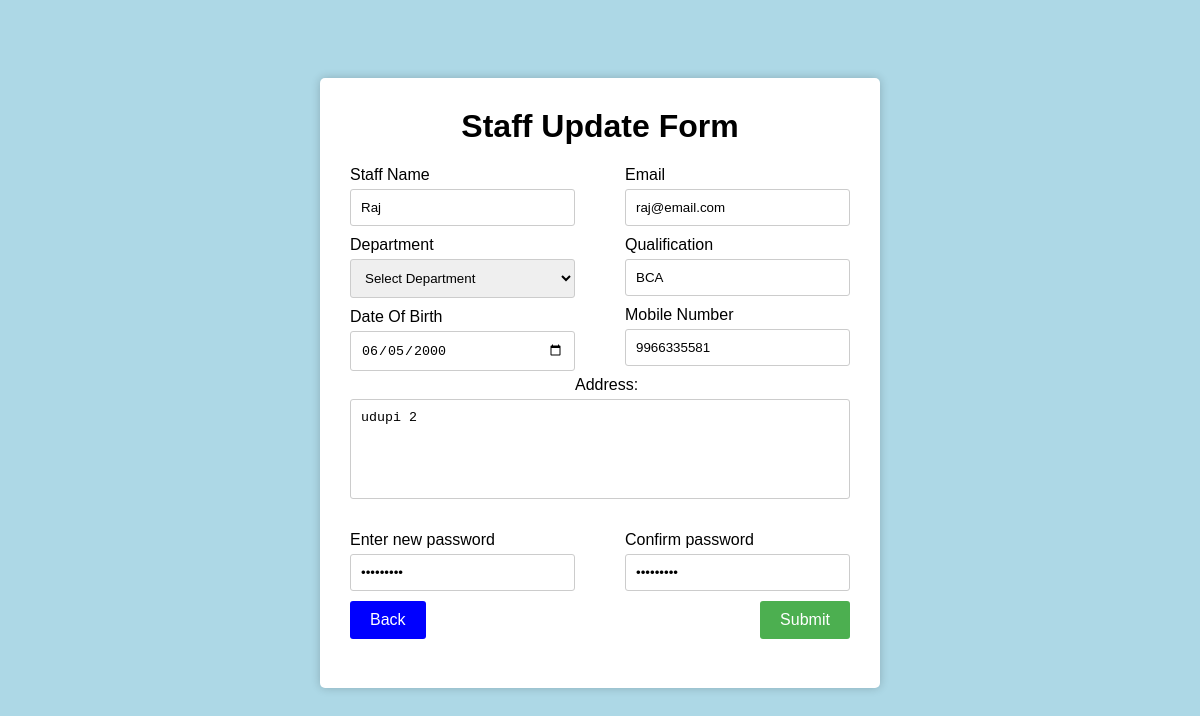
/A_updatestaf.php?upt=STAF230001, run on the app's committed database.
### tables this page shows
CREATE TABLE `staff` (
  `id` varchar(20) NOT NULL,
  `name` varchar(50) NOT NULL,
  `image` varchar(400) NOT NULL,
  `gender` varchar(10) NOT NULL,
  `dob` date NOT NULL,
  `email` varchar(50) NOT NULL,
  `qual` varchar(50) NOT NULL,
  `depart` varchar(50) NOT NULL,
  `phone` varchar(12) NOT NULL,
  `address` varchar(255) NOT NULL,
  `status` varchar(10) NOT NULL,
  `pass` varchar(10) NOT NULL,
  `total_leave` int(11) NOT NULL DEFAULT 15
);

### A_updatestaf.php (the view, shortened to what this page needs)
<?php
$con = mysqli_connect("localhost", "root", "", "cms");
$id = $_GET['upt'];
$sql = "SELECT * FROM staff WHERE id='$id'";
$rt = $con->query($sql);
$r = mysqli_fetch_assoc($rt);
$sn = $r['name'];
$db = $r['dob'];
$eid = $r['email'];
$qual = $r['qual'];
$ad = $r['address'];
$phone = $r['phone'];
$pass = $r['pass'];
?>
<!DOCTYPE html>
<html>
<head>
</head>
<body>
    <form action="" method="POST" enctype="multipart/form-data">
        <h1>Staff Update Form</h1>
        <div class="container">
            <div class="left">
           <label>Staff Name</label>
                <input type="text" placeholder="Enter staff name" name="na" value="<?php echo $sn;?>" autocomplete="off" pattern="[A-Za-z]+" title="Name should contain alphabets" required />
                <label>Department</label>
<select name="depart" required>
    <option value="">Select Department</option>
</select>
                <label>Date Of Birth</label>
                <input type="date" class="dob" placeholder="Enter Birth Date" id="myDate" value="<?php echo $db;?>" required name="db"/>
            </div>
            <div class="right">
                 <label>Email</label>
                <input type="email" placeholder="Enter Email" value="<?php echo $eid;?>" required name="ed"/>
                <label>Qualification</label>
                <input type="text" placeholder="Enter Qualification" value="<?php echo $qual;?>" required name="qual"/>
                <label>Mobile Number</label>
                <input type="number" placeholder="Enter mobile number" required min="1000000000" max="9999999999" value="<?php echo $phone;?>" name="mb"/>
            </div>
            <label>Address:</label>
            <textarea name="adr" autocomplete="off" required><?php echo $ad;?></textarea><br><br>
            <div class="left">
               <label>Enter new password</label>
                <input type="password" placeholder="Enter password" value="<?php echo $pass;?>" name="ps" required/>
            </div>
            <div class="right">
                <label>Confirm password</label>
                <input type="password" placeholder="Confirm password" value="<?php echo $pass;?>" name="cps" required/>
            </div>
        </div>
        <div class="buttons">
        <a href="viewstf.php">Back</a>
            <input type="submit" name="submit" value="Submit">
        </div>
    </form>
</body>
</html>

### A_updatestaf.php (style rules this page uses)
body { font-family: Arial, sans-serif; background-color: lightblue; background-image: url(1.jpg); background-repeat: no-repeat; background-size: cover; }
form { background-color: #fff; top: 70px; max-width: 500px; margin: 0 auto; padding: 30px; border-radius: 5px; box-shadow: 0 0 10px rgba(0, 0, 0, 0.2); position: relative; height: 550px; }
h1 { text-align: center; margin-top: 0; }
label { display: block; margin-bottom: 5px; text-align: left; }
input[type="number"], input[type="text"], input[type="email"], input[type="password"], input[type="date"], select, textarea { width: 100%; padding: 10px; border-radius: 3px; border: 1px solid #ccc; box-sizing: border-box; margin-bottom: 10px; }
textarea { resize: none; height: 100px; overflow-y: scroll; }
input[type="submit"] { background-color: #4CAF50; color: #fff; border: none; padding: 10px 20px; border-radius: 3px; cursor: pointer; font-size: 16px; width: 90px; text-align: center; display: inline-block; float: right; }
a { background-color: blue; color: #fff; border: none; padding: 10px 20px; border-radius: 3px; cursor: pointer; font-size: 16px; text-decoration: none; float: left; }
.container { height: auto; }
.container::after { content: ""; display: table; clear: both; }
.left { width: 45%; float: left; }
.right { width: 45%; float: right; }

### data on the page
staff: na "Raj", db "06/05/2000", ed "raj@email.com", qual "BCA", mb "9966335581", adr "udupi 2"
